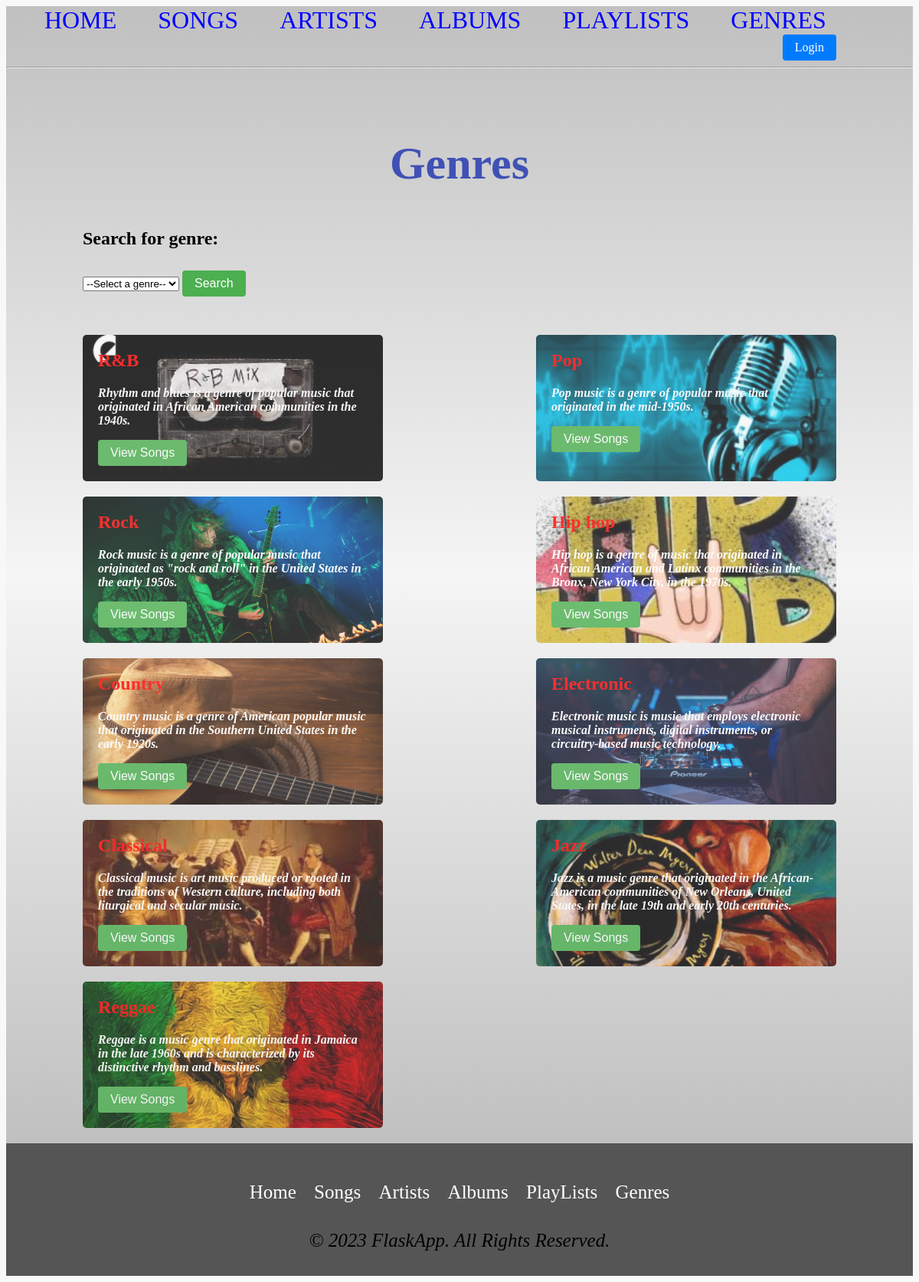
Page /genre/ on the committed database.
### tables this page shows
CREATE TABLE Genre (
    GenreID INTEGER PRIMARY KEY,
    Name VARCHAR(255),
    Description TEXT
);

### main.py (the view)
@app.route('/genre/')
def getGenre():
  conn = get_db_connection()
  genres = conn.execute('SELECT * FROM Genre').fetchall()
  conn.close()
  return render_template('genre.html', genres=genres)

### main.py (called while the page is built)
def get_db_connection():
  conn = sqlite3.connect('database.db')
  conn.row_factory = sqlite3.Row
  return conn

### templates/genre.html (shortened to what this page needs)
{% extends 'base.html' %}
{% block content %}
  <h1 style="margin-top: 90px;">Genres</h1>
  <form style="margin-left: 100px; margin-right: 100px;" action="/search">
    <label for="genre" style="font-size: 24px;">Search for genre:</label>
    <select name="genre" id="genre">
      <option style="font-size: 20px;" value="">--Select a genre--</option>
    </select>
    <button type="submit">Search</button>
  </form>
<div class="genre-container">
    {% for genre in genres %}
    <div class="genre genre-bg {% if genre['Name'] == 'Pop' %}genre-pop{% elif genre['Name'] == 'R&B' %}genre-rnb{% elif genre['Name'] == 'Rock' %}genre-rock{% elif genre['Name'] == 'Hip hop' %}genre-hiphop{% elif genre['Name'] == 'Country' %}genre-country{% elif genre['Name'] == 'Electronic' %}genre-electronic{% elif genre['Name'] == 'Classical' %}genre-classical{% elif genre['Name'] == 'Jazz' %}genre-jazz{% elif genre['Name'] == 'Reggae' %}genre-reggae{% endif %}">
      <h2>{{ genre['Name'] }}</h2>
      <p>{{ genre['Description'] }}</p>
      <form action="/genre/{{ genre['GenreID'] }}/song">
          <button type="submit" class="btn-zoom">View Songs</button>
        </form>
    </div>
  {% endfor %}
</div>
{% endblock %}

### templates/base.html (shortened to what this page needs)
<!DOCTYPE html>
<html lang="en">
<head>
  <link rel= "stylesheet" type= "text/css" href= "{{ url_for('static',filename='styles/style.css') }}">
</head>
  <div class="body-page-back">
    <div class="body-page">
  <body>
      <nav>
        <a href="{{ url_for('index') }}">HOME</a>
        <a href="{{ url_for('getSong') }}">SONGS</a>
        <a href="{{ url_for('getArtist') }}">ARTISTS</a>
        <a href="{{ url_for('getAlbum') }}">ALBUMS</a>
        <a href="{{ url_for('getPlaylist') }}">PLAYLISTS</a>
        <a href="{{ url_for('getGenre') }}">GENRES</a>
        <div class="login-logout">
        {% if session['user_id'] %}
          <form action="{{ url_for('logout') }}" method="post">
            <button type="submit" class="logout-button">Log Out</button>
          </form>
        {% else %}
          <a href="{{ url_for('existing_user') }}" class="login-button">Login</a>
        {% endif %}
      </div>
      </nav>
      <hr>
      <div class="content container">
          {% block content %} {% endblock %}
      </div>
  </body>
    </div>
  </div>
  <footer>
  <div class="footer-links">
    <a href="{{ url_for('index') }}">Home</a>
    <a href="{{ url_for('getSong') }}">Songs</a>
    <a href="{{ url_for('getArtist') }}">Artists</a>
    <a href="{{ url_for('getAlbum') }}">Albums</a>
    <a href="{{ url_for('getPlaylist') }}">PlayLists</a>
    <a href="{{ url_for('getGenre') }}">Genres</a>
  </div>
  <div class="footer-info">
    <p>&copy; 2023 FlaskApp. All Rights Reserved.</p>
  </div>
  </footer>
</html>

### static/styles/style.css (style rules this page uses)
.body-page { background: linear-gradient(to bottom, silver, #f5f5f5, silver); }
.login-logout { display: flex; justify-content: flex-end; align-items: center; }
.login-button, .logout-button { display: inline-block; padding: 8px 16px; margin-right: 100px; border: none; border-radius: 4px; font-size: 16px; cursor: pointer; text-align: center; text-decoration: none; background-color: #007bff; color: #fff; transition: background-color 0.3s ease; }
nav a { color: blue; font-size: 2em; margin-left: 50px; text-decoration: none; }
h1 { color: #333; font-size: 2.5em; margin-bottom: 0.5em; }
p { color: black; font-size: 1em; margin-bottom: 0.5em; font-style: italic; }
label { display: block; font-weight: bold; margin-bottom: 0.5em; }
button[type="submit"] { background-color: #4CAF50; border: none; border-radius: 4px; color: white; cursor: pointer; font-size: 1em; margin-top: 1em; padding: 0.5em 1em; }
form { margin-top: 1em; }
button[type="submit"] { background-color: #4CAF50; border: none; border-radius: 4px; color: white; cursor: pointer; font-size: 1em; padding: 0.5em 1em; }
body { background-color: #F8F8F8; }
h1 { font-size: 60px; font-weight: bold; text-align: center; color: #4051B5; margin-bottom: 50px; }
.genre { margin-bottom: 20px; margin-left: 100px; margin-right: 100px; padding: 20px; background-color: rgba(0, 0, 0, 0.9); border-radius: 5px; }
.genre-container { display: grid; grid-template-columns: 1fr 1fr; margin-top: 50px; }
.genre h2 { font-size: 24px; margin-top: 0; color: red; font-weight: bold; }
.genre p { font-size: 16px; margin-bottom: 0; color: white; font-weight: bold; }
.genre-bg { background-image: url("/static/images/pop-bg.jpg"); background-repeat: no-repeat; background-size: cover; background-position: center; opacity: 0.8; }
.genre-pop { background-image: url("/static/images/pop-bg.jpg"); }
.genre-rnb { background-image: url("/static/images/rnb-image.jpg"); }
.genre-rock { background-image: url("/static/images/rock-bg.jpg"); }
.genre-hiphop { background-image: url("/static/images/Hiphop.jpg"); }
.genre-country { background-image: url("/static/images/country-bg.jpg"); }
.genre-electronic { background-image: url("/static/images/electronic-bg.jpg"); }
.genre-classical { background-image: url("/static/images/classical-bg.jpg"); }
.genre-jazz { background-image: url("/static/images/jazz-bg.jpg"); }
.genre-reggae { background-image: url("/static/images/reggae-bg.jpg"); }
.btn-zoom { display: flex; justify-content: center; transition: transform 0.3s; }
footer { background-color: #555; display: flex; font-size: 25px; flex-direction: column; justify-content: center; align-items: center; padding: 20px; }
.footer-links { display: flex; justify-content: space-around; align-items: center; width: 50%; margin-top: 20px; }
.footer-links a { color: #fff; text-decoration: none; padding: 10px; }

### rows in the picture
Genre: Name "R&B", Description "Rhythm and blues is a genre of popular music that originated in African American communities in the 1940s."
Genre: Name "Pop", Description "Pop music is a genre of popular music that originated in the mid-1950s."
Genre: Name "Rock", Description "Rock music is a genre of popular music that originated as \"rock and roll\" in the United States in the early 1950s."
Genre: Name "Hip hop", Description "Hip hop is a genre of music that originated in African American and Latinx communities in the Bronx, New York City, in the 1970s."
Genre: Name "Country", Description "Country music is a genre of American popular music that originated in the Southern United States in the early 1920s."
Genre: Name "Electronic", Description "Electronic music is music that employs electronic musical instruments, digital instruments, or circuitry-based music technology."
Genre: Name "Classical", Description "Classical music is art music produced or rooted in the traditions of Western culture, including both liturgical and secular music."
Genre: Name "Jazz", Description "Jazz is a music genre that originated in the African-American communities of New Orleans, United States, in the late 19th and early 20th centuries."
Genre: Name "Reggae", Description "Reggae is a music genre that originated in Jamaica in the late 1960s and is characterized by its distinctive rhythm and basslines."
